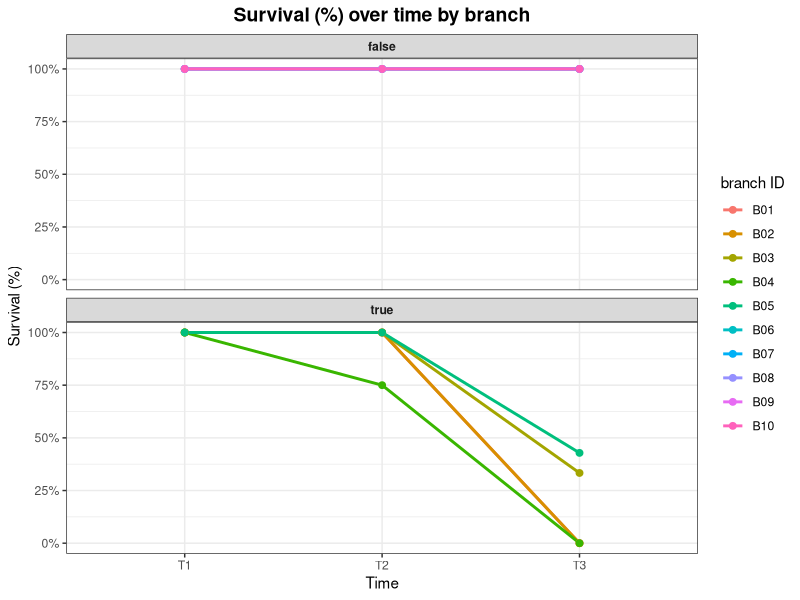

Generate this figure with R:
## ---- chunk 1
setwd("C:/Users/edith clemente arena/Desktop/EPIFITAS -GRADIENTE/treeline-epiphytes/treeline-epiphytes")
expdata <- read.csv("relocadata.csv", header = TRUE, sep = ";", stringsAsFactors = FALSE)
str(expdata)      # Estructura de la base de datos
head(expdata)
colnames(expdata)

#corregir datos extraños
library(dplyr)
library(stringi)
expdata <- expdata %>%
  # Convierte todas las columnas tipo texto a UTF-8
  mutate(across(where(is.character), ~ stri_encode(.x, from = "", to = "UTF-8"))) %>%
  # Quita espacios en blanco y reemplaza vacíos por NA
  mutate(across(everything(), ~ na_if(trimws(as.character(.x)), "")))
###colocar NA en las celdas vacias
expdata <- expdata %>%
  mutate(across(where(is.character), ~iconv(.x, from = "", to = "UTF-8"))) %>%  # 🔧 corrige codificación
  mutate(across(everything(), ~na_if(trimws(.x), "")))  # 🔄 reemplaza vacíos por NA
str(expdata)
colSums(is.na(expdata))
expdata <- expdata %>%
  mutate(across(everything(), ~na_if(trimws(.x), "")))


## ---- chunk 2
library(ggplot2)
library(dplyr)

names(expdata)

# Ordenar los datos por fecha
supervivencia <- expdata %>% arrange(epi_ID, time, branch_ID)

#grafico supervivencia por rama 
library(dplyr)
library(ggplot2)

# 1️⃣ Preparar los datos
expdata <- expdata %>%
  mutate(
    dead_alive = tolower(dead_alive),   # uniformar texto
    alive = ifelse(dead_alive == "alive", 1, 0),  # 1 = vivo, 0 = muerto
    relocation = as.factor(relocation),
    branch_ID = as.factor(branch_ID),
    time = as.factor(time)
  )

# 2️⃣ Calcular supervivencia promedio (%)
survival_summary <- expdata %>%
  group_by(relocation, branch_ID, time) %>%
  summarise(
    survival = mean(alive, na.rm = TRUE) * 100
  ) %>%
  ungroup()

# 3️⃣ Graficar supervivencia
ggplot(survival_summary, aes(x = time, y = survival, color = branch_ID, group = branch_ID)) +
  geom_line(size = 1) +
  geom_point(size = 2) +
  facet_wrap(~ relocation, ncol = 1, labeller = labeller(relocation = c(`TRUE` = "Reubicados", `FALSE` = "No reubicados"))) +
  scale_y_continuous(labels = scales::percent_format(scale = 1)) +
  theme_bw() +
  labs(
    title = "Survival (%) over time by branch",
    x = "Time",
    y = "Survival (%)",
    color = "branch ID"
  ) +
  theme(
    strip.text = element_text(face = "bold"),
    plot.title = element_text(face = "bold", hjust = 0.5, size = 14)
  )

#grafico supervivencia por epifita
# Tabla de conteo de individuos por morphospecies cuando relocated = TRUE
tabla_relocated <- expdata %>%
  filter(relocation == "true") %>%
  group_by(morphospecies) %>%
  summarise(
    n_individuos = n_distinct(epi_ID)
  ) %>%
  arrange(desc(n_individuos))

# Mostrar tabla
tabla_relocated

unique(expdata$relocation)
